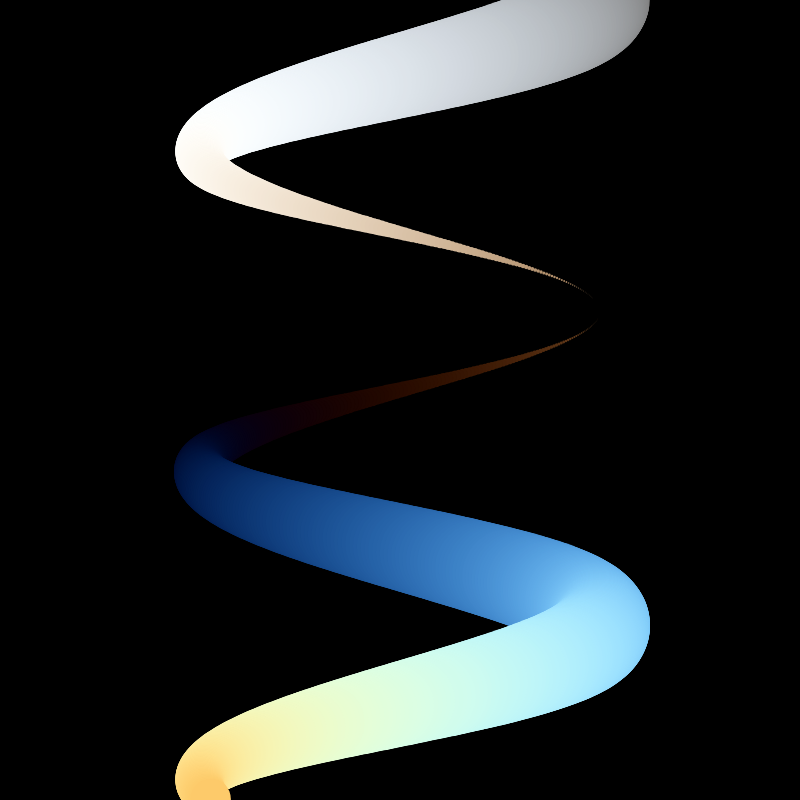
Frame 1 (no input)
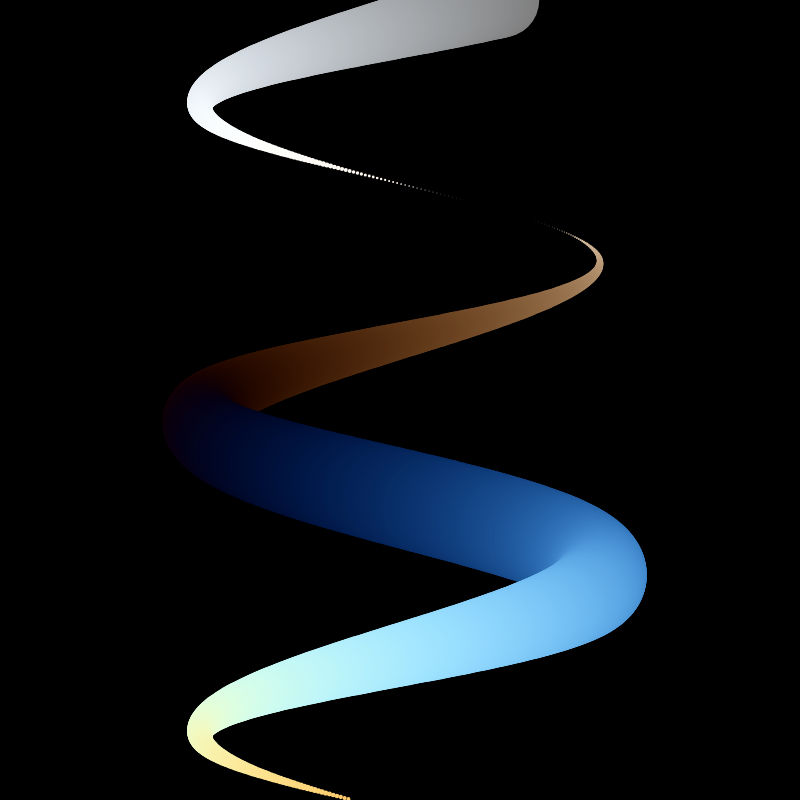
Frame 60 (no input)
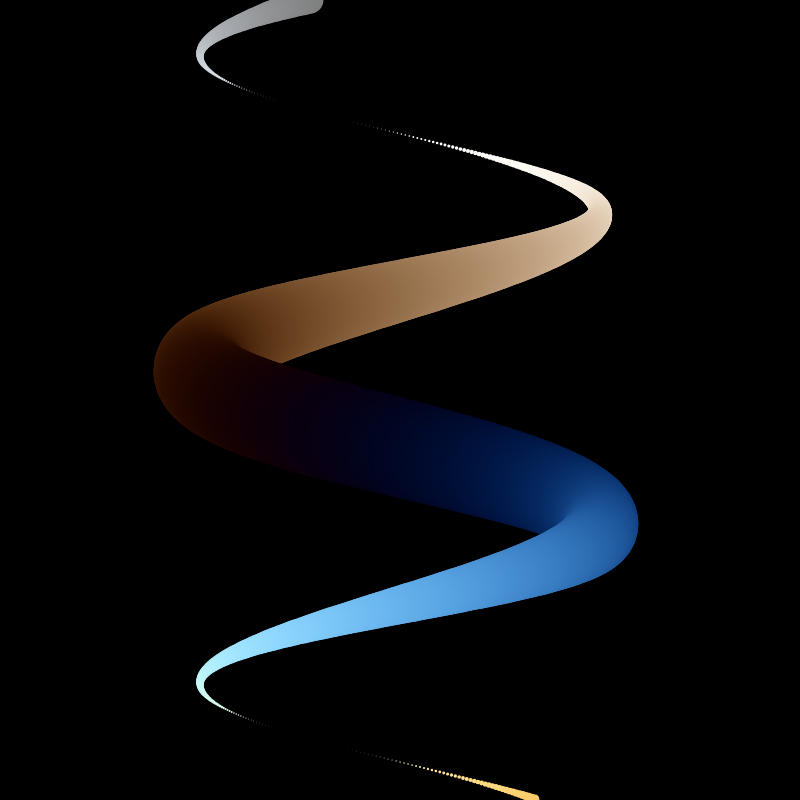
Frame 120 (the mouse pressed at the canvas centre since frame 60)

The p5.js sketch that drew these frames (run headless with seeded random() and noise() and a simulated clock; from frame 60 on, the mouse is pressed at the canvas centre):

// p5.js sketch
// ── sketch.js
function setup() {
  createCanvas(800, 800);
  noStroke();
}

function draw() {
  background(0);
  const time = Date.now() / 1000;
  for (let i = 0; i < 800; i += 1) {
    fill(
      127 + 127 * sin(i * 0.01),
      127 + 127 * sin(i * 0.011),
      127 + 127 * sin(i * 0.012)
    );
    const offset = 400 + 200 * sin(time + i * 0.02);
    const diameter = 50 + 50 * sin(time + i * 0.01);
    circle(offset, i, diameter);
  }
}
